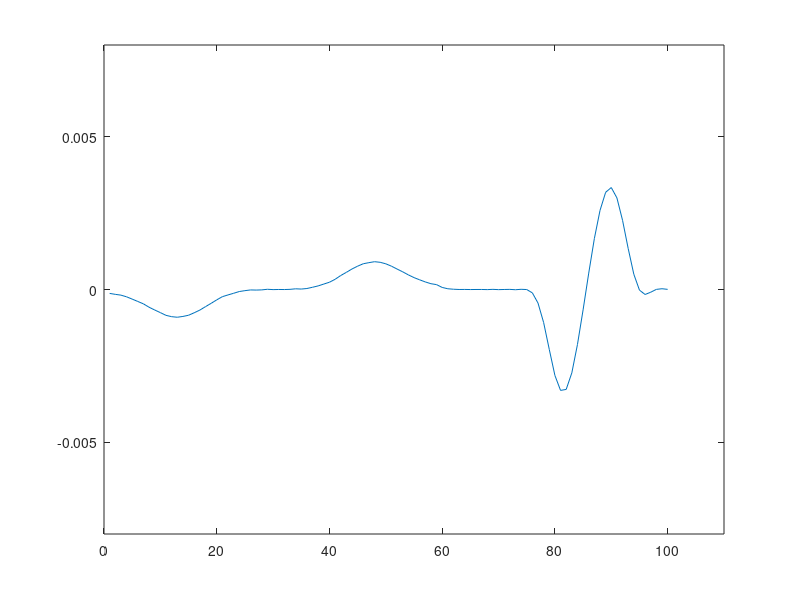

Source code (MATLAB):
ep_0=8.854e-12;
u_0=4*pi*1e-7;
ep_r=ones(1,101);
ep_r(60:101)=4;
c=3e8;
dz=0.3;
dt=0.5*dz/c;
H_last=zeros(1,100);
H_next=zeros(1,100);
E_last=zeros(1,101);
E_next=zeros(1,101);
for n=1:300
    H_next=H_last-dt/u_0/dz*(E_last(2:101)-E_last(1:100));
    E_next(2:100)=E_last(2:100)-dt/dz/ep_0./ep_r(2:100).*(H_next(2:100)-H_next(1:99));
    E_next(31)=E_next(31)+exp(-((n-30)/15)^2);
    %plot(E_next);axis([0 110 -2 2]);
    plot(H_next);axis([0 110 -8e-3 8e-3]);
    getframe;
    H_last=H_next;
    E_last=E_next;
end
